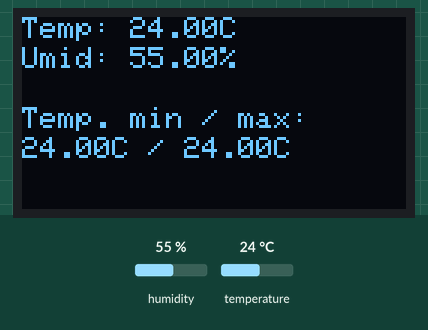
The sketch below on a simulated ESP32. On the bench: 128×64 one-colour display. Inputs (shaded band) come from the test bench; at power-on: humidity 55 %, temperature 24 °C. WiFi joins after 1.5 s; servers stay silent unless stated; no MQTT or app messages arrive unless stated; what the sketch prints to the serial monitor is not drawn.

Above: at 2.7 s.
2.8 s: humidity set to 22 %
At 7.0 s:
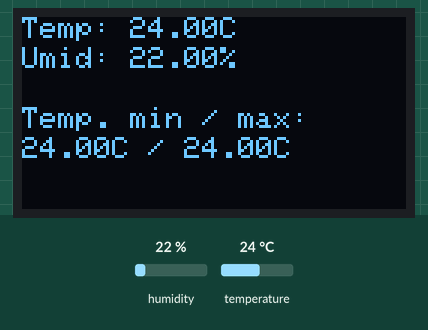
8.8 s: temperature set to 12 °C
At 12.1 s:
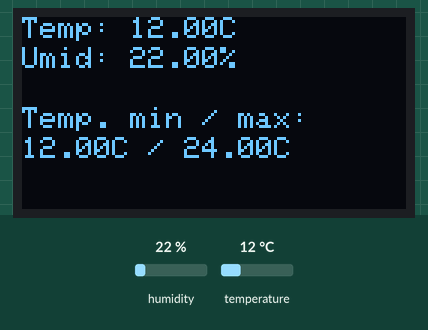
14.8 s: humidity set to 40 %
At 17.3 s:
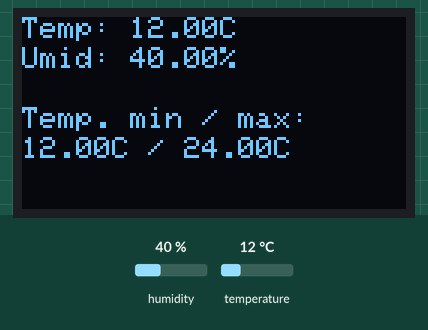
20.8 s: temperature set to 19 °C
Timing chart, 0 to 23.8 s (numbered marks = the images above; inputs shaded):
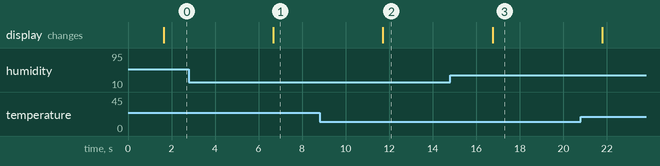

The sketch:

leitura_temp_umid_mqtt.ino
```cpp
#include <WiFi.h>
#include <DHT.h>
#include <Wire.h>
#include <Adafruit_GFX.h>
#include <Adafruit_SSD1306.h>
#include <PubSubClient.h>

#define DHTPIN    13 /* (GPIO 13) */

#define OLED_ADDR 0x3c /* Endereço I2C do display */

/* distancia, em pixels, de cada linha em relacao ao topo do display */
#define OLED_LINE1 0
#define OLED_LINE2 10
#define OLED_LINE3 20
#define OLED_LINE4 30
#define OLED_LINE5 40
#define OLED_LINE6 50

#define SCREEN_WIDTH 128
#define SCREEN_HEIGHT 64

//#define DHTTYPE DHT11   // DHT 11
#define DHTTYPE DHT22   // DHT 22  (AM2302), AM2321
//#define DHTTYPE DHT21   // DHT 21 (AM2301)


#define TOPICO_PUBLISH   "/paic/uea/danilo/tempumid"    /* tópico MQTT de envio de informações para Broker */
#define ID_MQTT  "lens_Ar5FqZmhWgZOgO5RgT7NGkZTp9P"     /* id mqtt */

const char* SSID = "Lula 2022"; // coloque aqui o SSID / nome da rede WI-FI que deseja se conectar
const char* PASSWORD = "&zTXJEYL"; // coloque aqui a senha da rede WI-FI que deseja se conectar

const char* BROKER_MQTT = "broker.hivemq.com"; //URL do broker MQTT que se deseja utilizar
int BROKER_PORT = 1883; // Porta do Broker MQTT

WiFiClient espClient; // Cria o objeto espClient
PubSubClient MQTT(espClient); // Instancia o Cliente MQTT passando o objeto espClient

DHT dht(DHTPIN, DHTTYPE); /* objeto para comunicação com sensor DHT */

Adafruit_SSD1306 display(SCREEN_WIDTH, SCREEN_HEIGHT, &Wire, 16); /* objeto do display */

float temperatura_max;
float temperatura_min;
int cont = 0;

void atualiza_temperatura_max_e_minima(float temp_lida);
void envia_medicoes_para_serial(float temp_lida, float umid_lida);
void escreve_temperatura_umidade_display(float temp_lida, float umid_lida);
void init_wifi(void);
void init_MQTT(void);
void reconnect_wifi(void);
void reconnect_MQTT(void);
void verifica_conexoes_wifi_e_MQTT(void);
void envia_informacoes_por_mqtt(float temp_lida, float umid_lida);

void init_wifi(void) /* Inicializa e conecta-se na rede WI-FI desejada */
{
    delay(10);
    Serial.println("------Conexao WI-FI------");
    Serial.print("Conectando-se na rede: ");
    Serial.println(SSID);
    Serial.println("Aguarde");
    reconnect_wifi();
}

void init_MQTT(void)
{
    MQTT.setServer(BROKER_MQTT, BROKER_PORT);
}

void reconnect_MQTT(void)
{
    while (!MQTT.connected())
    {
        Serial.print("* Tentando se conectar ao Broker MQTT: ");
        Serial.println(BROKER_MQTT);
        if (MQTT.connect(ID_MQTT))
            Serial.println("Conectado com sucesso ao broker MQTT!");
        else
        {
            Serial.println("Falha ao reconectar no broker.");
            Serial.println("Havera nova tentatica de conexao em 2s");
            delay(2000);
        }
    }
}

void reconnect_wifi(void)
{
    if (WiFi.status() == WL_CONNECTED)
        return;

    WiFi.begin(SSID, PASSWORD); // Conecta na rede WI-FI

    while (WiFi.status() != WL_CONNECTED)
    {
        delay(100);
        Serial.print(".");
    }

    Serial.println();
    Serial.print("Conectado com sucesso na rede ");
    Serial.print(SSID);
    Serial.println("IP obtido: ");
    Serial.println(WiFi.localIP());
}

void verifica_conexoes_wifi_e_MQTT(void)
{
    reconnect_wifi(); /* se não há conexão com o WiFI, a conexão é refeita */

    if (!MQTT.connected()) /* se não há conexão com o Broker, a conexão é refeita  */
        reconnect_MQTT();
}

void atualiza_temperatura_max_e_minima(float temp_lida)
{
  if (!isnan(temp_lida) && (isnan(temperatura_max) || isnan(temperatura_min))){
    temperatura_max = temp_lida;
    temperatura_min = temp_lida;
  } else {
    if (temp_lida > temperatura_max)
      temperatura_max = temp_lida;

    if (temp_lida < temperatura_min)
      temperatura_min = temp_lida;
  }
}

void envia_medicoes_para_serial(float temp_lida, float umid_lida)
{
  char mensagem[200];
  char i;

  Serial.println(" ");

  memset(mensagem,0,sizeof(mensagem));
  sprintf(mensagem,"- Temperatura: %.2f °C", temp_lida);
  Serial.println(mensagem);

  memset(mensagem,0,sizeof(mensagem));
  sprintf(mensagem,"- Umidade atual: %.2f",umid_lida);
  Serial.print(mensagem);
  Serial.println("%");

  memset(mensagem,0,sizeof(mensagem));
  sprintf(mensagem,"- Temperatura maxima: %.2f °C", temperatura_max);
  Serial.println(mensagem);

  memset(mensagem,0,sizeof(mensagem));
  sprintf(mensagem,"- Temperatura minima: %.2f °C", temperatura_min);
  Serial.println(mensagem);
}

void escreve_temperatura_umidade_display(float temp_lida, float umid_lida)
{
    char str_temp[10] = {0};
    char str_umid[10] = {0};
    char str_temp_max_min[20] = {0};

    sprintf(str_temp, "%.2fC", temp_lida);
    sprintf(str_umid, "%.2f", umid_lida);
    sprintf(str_temp_max_min, "%.2fC / %.2fC", temperatura_min, temperatura_max);

    display.clearDisplay();
    display.setCursor(0, 0);
    display.print("Temp: ");
    display.println(str_temp);
    display.setCursor(0, 10);
    display.print("Umid: ");
    display.print(str_umid);
    display.println("%");
    display.setCursor(0, 20);
    display.println(" ");
    display.setCursor(0, 30);
    display.println("Temp. min / max:");
    display.setCursor(0, 40);
    display.print(str_temp_max_min);
    display.display();
}

void envia_informacoes_por_mqtt(float temp_lida, float umid_lida)
{
  char mensagem_MQTT[200] = {0};
  sprintf(mensagem_MQTT,"Temperatura: %.2f C, Umidade atual: %.2f/100, Temperatura maxima: %.2f C, Temperatura minima: %.2f C", temp_lida, umid_lida, temperatura_max, temperatura_min);
  MQTT.publish(TOPICO_PUBLISH, mensagem_MQTT);

}

void setup() {
  Serial.begin(115200);
  dht.begin();

  temperatura_max = dht.readTemperature();
  temperatura_min = temperatura_max;

   Wire.begin(4, 15); /* inicializa display OLED */

   if(!display.begin(SSD1306_SWITCHCAPVCC, OLED_ADDR))
       Serial.println("Display OLED: falha ao inicializar");
   else
   {
       Serial.println("Display OLED: inicializacao ok");
       display.clearDisplay(); /* Limpa display */
       display.setTextSize(1); /* Configura tamanho de fonte */
       display.setTextColor(WHITE); /* Configura cor */
   }

  init_wifi();
  init_MQTT();
}

void loop() {
  float temperatura_lida;
  float umidade_lida;

  verifica_conexoes_wifi_e_MQTT();

  temperatura_lida = dht.readTemperature();
  umidade_lida = dht.readHumidity();

  /* se houve falha na leitura do sensor, escreve mensagem de erro na serial */
  if ( isnan(temperatura_lida) || isnan(umidade_lida) ) {
    cont++;
    Serial.print(cont);
    Serial.print(" - Erro ao ler sensor DHT");
    Serial.println(DHTTYPE);

    display.clearDisplay();
    display.setCursor(0, 0);
    display.print("DHT");
    display.println(DHTTYPE);
    display.setCursor(0, 10);
    display.print("Erro ao ler sensor");
    display.setCursor(0, 20);
    display.print("Tentativa ");
    display.println(cont);
    display.display();
  } else {
    atualiza_temperatura_max_e_minima(temperatura_lida);
    envia_medicoes_para_serial(temperatura_lida, umidade_lida);
    escreve_temperatura_umidade_display(temperatura_lida, umidade_lida);
    envia_informacoes_por_mqtt(temperatura_lida, umidade_lida);
  }

  MQTT.loop();
  delay(5000);
}
```

Measured:
- after the input at 2.8 s, the display: changes after 3.9 s (image 1)
- after the input at 8.8 s, the display: changes after 2.9 s (image 2)
- after the input at 14.8 s, the display: changes after 1.9 s (image 3)
